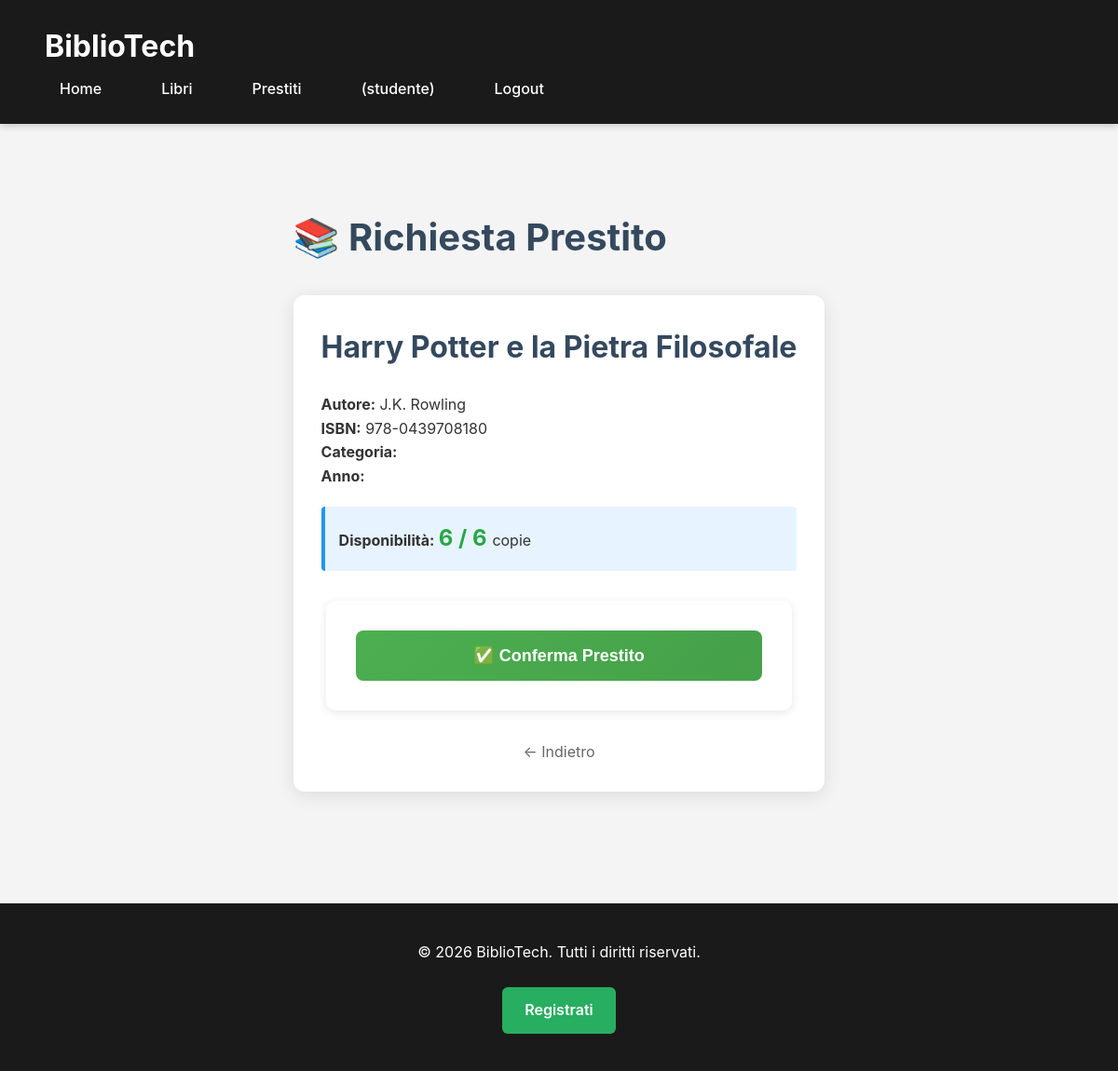
/root/src/prestito.php?id=4 (signed in), run on the app's committed database.
### tables this page shows
CREATE TABLE libri (
    id INT AUTO_INCREMENT PRIMARY KEY,
    titolo VARCHAR(500) NOT NULL,
    autore VARCHAR(255) NOT NULL,
    isbn VARCHAR(20) DEFAULT NULL,
    copie_totali INT NOT NULL DEFAULT 1 CHECK (copie_totali >= 0),
    copie_disponibili INT NOT NULL DEFAULT 1 CHECK (copie_disponibili >= 0),
    data_inserimento TIMESTAMP DEFAULT CURRENT_TIMESTAMP,
    INDEX idx_titolo (titolo),
    INDEX idx_autore (autore),
    INDEX idx_disponibilita (copie_disponibili),
    CONSTRAINT chk_copie CHECK (copie_disponibili <= copie_totali)
);

### root/src/prestito.php (the view, shortened to what this page needs)
<?php
require_once 'config.php';
$error = '';
$success = '';
$libro_id_get = filter_var($_GET['id'] ?? 0, FILTER_VALIDATE_INT);
$libro_details = null;
if ($libro_id_get) {
    try {
        $stmt = $pdo->prepare("SELECT * FROM libri WHERE id = ?");
        $stmt->execute([$libro_id_get]);
        $libro_details = $stmt->fetch();
    } catch (PDOException $e) {
        error_log("Error fetching libro details: " . $e->getMessage());
    }
}
?>
<?php include 'header.php'; ?>
<link rel="stylesheet" href="assets/style.css">
<div class="page-container" style="max-width: 800px; margin: 60px auto; padding: 30px;">
    <h1>📚 Richiesta Prestito</h1>
    <?php if ($libro_details && !$success): ?>
        <div class="libro-card" style="background: white; padding: 30px; border-radius: 12px; box-shadow: 0 4px 20px rgba(0,0,0,0.1); margin: 30px 0;">
            <h2><?= htmlspecialchars($libro_details['titolo']) ?></h2>
            <p><strong>Autore:</strong> <?= htmlspecialchars($libro_details['autore']) ?></p>
            <p><strong>ISBN:</strong> <?= htmlspecialchars($libro_details['isbn']) ?></p>
            <p><strong>Categoria:</strong> <?= htmlspecialchars($libro_details['categoria']) ?></p>
            <p><strong>Anno:</strong> <?= htmlspecialchars($libro_details['anno_pubblicazione']) ?></p>
            <div style="margin: 20px 0; padding: 15px; background: #e7f3ff; border-left: 4px solid #2196F3; border-radius: 4px;">
                <strong>Disponibilità:</strong>
                <span style="font-size: 24px; font-weight: bold; color: <?= $libro_details['copie_disponibili'] > 0 ? '#28a745' : '#dc3545' ?>;">
                    <?= $libro_details['copie_disponibili'] ?> / <?= $libro_details['copie_totali'] ?>
                </span> copie
            </div>
            <?php if ($libro_details['copie_disponibili'] > 0): ?>
                <form method="POST" action="prestito.php" onsubmit="return confirm('Confermi di voler prendere in prestito questo libro?');">
                    <button type="submit" class="btn" style="width: 100%; padding: 16px; background: linear-gradient(135deg, #4CAF50 0%, #45a049 100%); color: white; border: none; border-radius: 8px; font-size: 18px; font-weight: 600; cursor: pointer;">
                        ✅ Conferma Prestito
                    </button>
                </form>
            <?php else: ?>
                <div class="alert alert-warning" style="background: #fff3cd; color: #856404; padding: 15px; border-radius: 8px; text-align: center;">
                    ⚠️ Non ci sono copie disponibili al momento
                </div>
            <?php endif; ?>
            <div style="text-align: center; margin-top: 20px;">
                <a href="libro.php?id=<?= $libro_details['id'] ?>" style="color: #666; text-decoration: none;">← Indietro</a>
            </div>
        </div>
    <?php elseif (!$success && !$error): ?>
        <div class="alert alert-info" style="background: #d1ecf1; color: #0c5460; padding: 20px; border-radius: 8px;">
            Nessun libro selezionato. <a href="libri.php" style="color: #0c5460; font-weight: bold;">Vai al catalogo</a>
        </div>
    <?php endif; ?>
</div>
<?php include 'footer.php'; ?>

### root/src/assets/style.css (style rules this page uses)
* { margin: 0; padding: 0; box-sizing: border-box; }
:root { --primary-color: #27ae60; --primary-hover: #2ecc71; --secondary-color: #34495e; --danger-color: #e74c3c; --warning-color: #f39c12; --info-color: #3498db; --success-color: #27ae60; --dark-bg: #1a1a1a; --light-bg: #f4f4f4; --white: #ffffff; --text-dark: #333333; --text-light: #666666; --border-color: #dddddd; --shadow: 0 2px 10px rgba(0,0,0,0.1); }
body { font-family: -apple-system, BlinkMacSystemFont, 'Segoe UI', 'Arial', sans-serif; background-color: var(--light-bg); color: var(--text-dark); line-height: 1.6; min-height: 100vh; display: flex; flex-direction: column; }
.page-container { max-width: 1200px; margin: 2rem auto; padding: 0 2rem; flex: 1; }
.page-container h1 { font-size: 2.5rem; margin-bottom: 1rem; color: var(--secondary-color); }
.page-container h2 { font-size: 2rem; margin-bottom: 1.5rem; color: var(--secondary-color); }
form { max-width: 500px; margin: 2rem auto; background: var(--white); padding: 2rem; border-radius: 10px; box-shadow: var(--shadow); }
form button, .btn { display: inline-block; padding: 0.875rem 2rem; background-color: var(--primary-color); color: var(--white); border: none; border-radius: 6px; font-size: 1rem; font-weight: 600; cursor: pointer; text-decoration: none; text-align: center; transition: all 0.3s ease; }

### data on the page
libri: titolo "Harry Potter e la Pietra Filosofale", autore "J.K. Rowling", isbn "978-0439708180", copie_disponibili "6", copie_totali "6"

### other printed values
$_SESSION['ruolo'] "studente"
